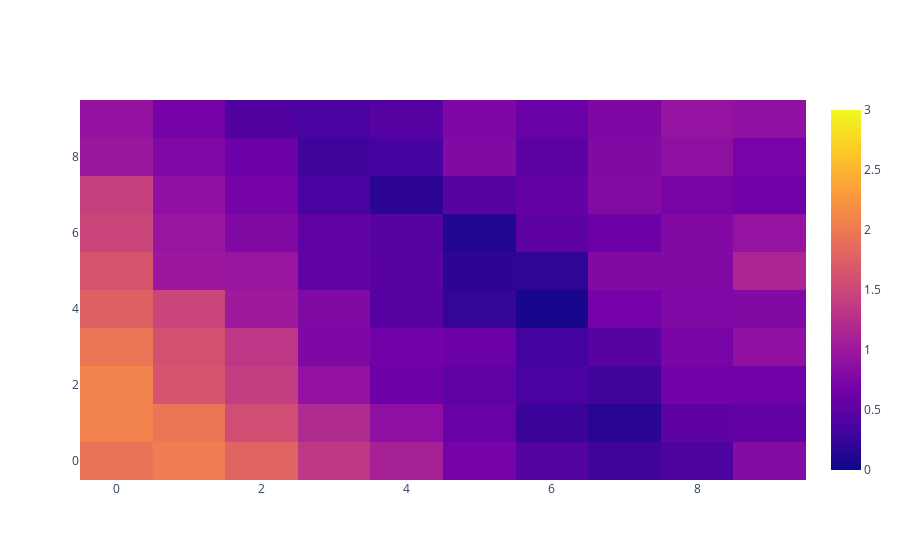
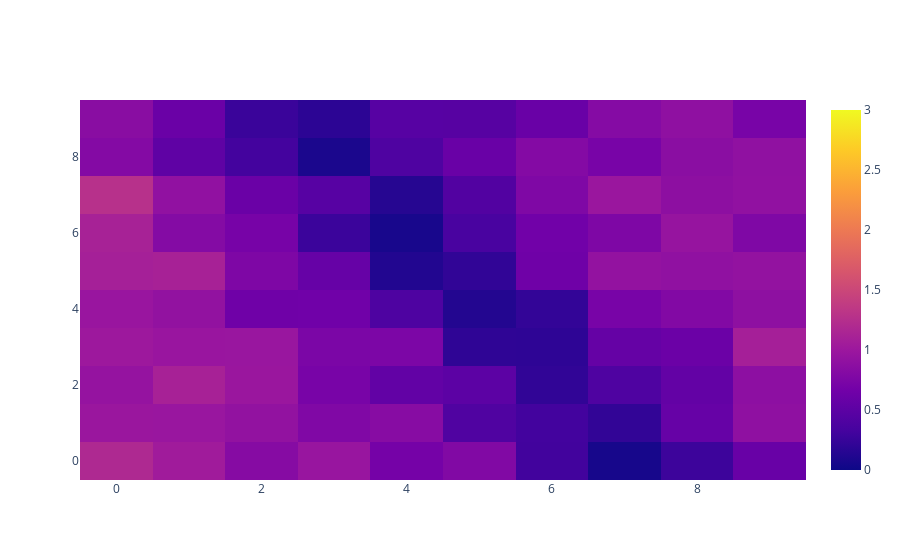
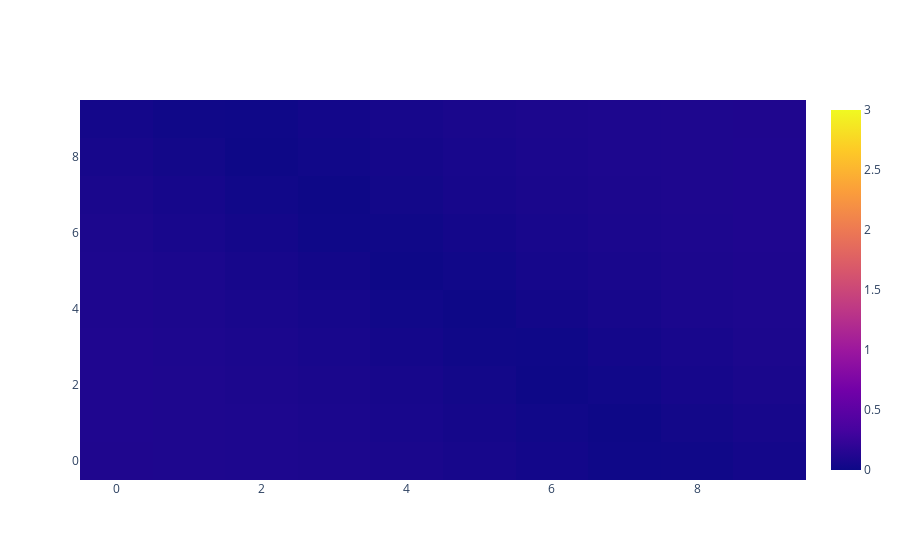
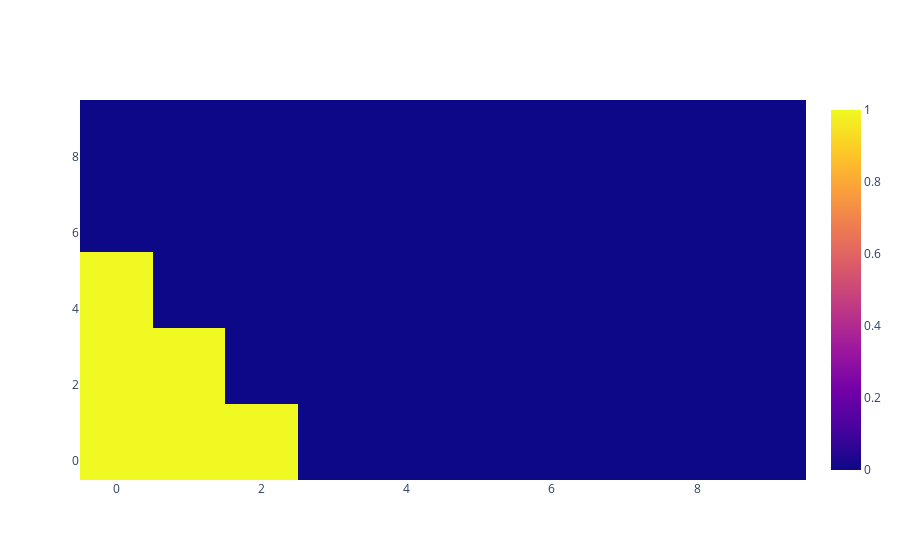

Here is the notebook cell these charts were saved with, in order:
### Code cell
conv_thresh = 1.5
zmin = 0.
zmax = 3.

baseline_plot = True
adversarial_plot = True
lqr_plot = True

if baseline_plot:
    print("Baseline")
    fig = go.Figure()
    fig.add_trace(go.Heatmap(
        z = bench_baseline.detach().numpy(),
        zmin = zmin,
        zmax = zmax,
        ))
    fig.show()

if adversarial_plot:
    print("Adversarial")
    fig = go.Figure()
    fig.add_trace(go.Heatmap(
        z = bench_adv.detach().numpy(),
        zmin = zmin,
        zmax = zmax,
        ))
    fig.show()

if lqr_plot:
    print("LQR")
    fig = go.Figure()
    fig.add_trace(go.Heatmap(
        z = bench_lqr.detach().numpy(),
        zmin = zmin,
        zmax = zmax,
        ))
    fig.show()

if baseline_plot:
    print("Baseline")
    fig = go.Figure()
    fig.add_trace(go.Heatmap(
        z = torch.Tensor(bench_baseline.detach().numpy() > conv_thresh).type(vf.dtype),
        ))
    fig.show()

if adversarial_plot:
    print("Adversarial")
    fig = go.Figure()
    fig.add_trace(go.Heatmap(
        z = torch.Tensor(bench_adv.detach().numpy() > conv_thresh).type(vf.dtype),
        ))
    fig.show()

if lqr_plot:
    print("LQR")
    fig = go.Figure()
    fig.add_trace(go.Heatmap(
        z = torch.Tensor(bench_lqr.detach().numpy() > conv_thresh).type(vf.dtype),
        ))
    fig.show()

### Figure 1 — Plotly figure (JSON) as saved in the notebook; plotly's stock layout.template omitted (floating-point values rounded to 4 significant figures)
{"data": [{"type": "heatmap", "z": [[1.95, 2.033, 1.792, 1.343, 1.108, 0.7002, 0.4373, 0.2989, 0.391, 0.8127], [2.08, 1.974, 1.563, 1.205, 0.8857, 0.5919, 0.2625, 0.159, 0.5122, 0.5427], [2.094, 1.633, 1.396, 0.9261, 0.6301, 0.5302, 0.363, 0.3101, 0.6561, 0.6594], [1.973, 1.603, 1.333, 0.7721, 0.6671, 0.6114, 0.3215, 0.478, 0.7316, 0.9054], [1.764, 1.481, 1.024, 0.7854, 0.4793, 0.2306, 0.06416, 0.6824, 0.7757, 0.7901], [1.646, 1.005, 0.9643, 0.5281, 0.4683, 0.1786, 0.1977, 0.7909, 0.7922, 1.156], [1.481, 0.9632, 0.7867, 0.53, 0.4601, 0.1208, 0.5214, 0.6182, 0.792, 0.9434], [1.433, 0.9064, 0.6967, 0.3561, 0.1856, 0.4634, 0.56, 0.8101, 0.719, 0.6547], [0.9839, 0.7753, 0.6104, 0.293, 0.3401, 0.784, 0.4872, 0.7835, 0.8885, 0.7127], [0.9284, 0.6843, 0.4066, 0.3622, 0.452, 0.7594, 0.6001, 0.7688, 0.9398, 0.9083]], "zmax": 3, "zmin": 0}], "layout": {}}

### Figure 2 — Plotly figure (JSON) as saved in the notebook; plotly's stock layout.template omitted (floating-point values rounded to 4 significant figures)
{"data": [{"type": "heatmap", "z": [[1.187, 1.044, 0.8237, 0.9654, 0.6885, 0.7891, 0.3074, 0.0568, 0.2788, 0.5946], [0.9865, 0.978, 0.9233, 0.7783, 0.83, 0.4098, 0.3169, 0.214, 0.5754, 0.894], [0.9457, 1.106, 0.9858, 0.714, 0.5419, 0.502, 0.2079, 0.402, 0.5507, 0.8777], [1.01, 0.9739, 0.9784, 0.7393, 0.7435, 0.1989, 0.1911, 0.5697, 0.6106, 1.086], [0.9752, 0.9211, 0.6459, 0.6485, 0.397, 0.1261, 0.2223, 0.7162, 0.7933, 0.8913], [1.089, 1.106, 0.7599, 0.5767, 0.1241, 0.2105, 0.6416, 0.9263, 0.905, 0.926], [1.111, 0.8111, 0.7033, 0.2713, 0.06595, 0.3591, 0.6628, 0.7651, 0.9514, 0.7666], [1.27, 0.9089, 0.6074, 0.4657, 0.1446, 0.4206, 0.7695, 0.9853, 0.8847, 0.911], [0.8076, 0.521, 0.3189, 0.08185, 0.4022, 0.5952, 0.8101, 0.7148, 0.8605, 0.9064], [0.8529, 0.6089, 0.2643, 0.1799, 0.465, 0.4591, 0.6015, 0.8154, 0.8973, 0.7159]], "zmax": 3, "zmin": 0}], "layout": {}}

### Figure 3 — Plotly figure (JSON) as saved in the notebook; plotly's stock layout.template omitted (floating-point values rounded to 4 significant figures)
{"data": [{"type": "heatmap", "z": [[0.1026, 0.09852, 0.09244, 0.08493, 0.07358, 0.05774, 0.03714, 0.01229, 0.01527, 0.0431], [0.1058, 0.09825, 0.09179, 0.08159, 0.0669, 0.04727, 0.02299, 0.004575, 0.03306, 0.0597], [0.1073, 0.09785, 0.08873, 0.07514, 0.05651, 0.03293, 0.005561, 0.02333, 0.0509, 0.07469], [0.1063, 0.09509, 0.08257, 0.06496, 0.04218, 0.01519, 0.01387, 0.04215, 0.06699, 0.08682], [0.1016, 0.08932, 0.07275, 0.05086, 0.02441, 0.004603, 0.03336, 0.05909, 0.07999, 0.0955], [0.0955, 0.07999, 0.05909, 0.03336, 0.004603, 0.02441, 0.05086, 0.07275, 0.08932, 0.1016], [0.08682, 0.06699, 0.04215, 0.01387, 0.01519, 0.04218, 0.06496, 0.08257, 0.09509, 0.1063], [0.07469, 0.0509, 0.02333, 0.005562, 0.03293, 0.05651, 0.07514, 0.08873, 0.09785, 0.1073], [0.0597, 0.03306, 0.004575, 0.02299, 0.04727, 0.0669, 0.08159, 0.09179, 0.09825, 0.1058], [0.0431, 0.01527, 0.01229, 0.03714, 0.05774, 0.07358, 0.08493, 0.09244, 0.09852, 0.1026]], "zmax": 3, "zmin": 0}], "layout": {}}

### Figure 4 — Plotly figure (JSON) as saved in the notebook; plotly's stock layout.template omitted (floating-point values rounded to 4 significant figures)
{"data": [{"type": "heatmap", "z": [[1, 1, 1, 0, 0, 0, 0, 0, 0, 0], [1, 1, 1, 0, 0, 0, 0, 0, 0, 0], [1, 1, 0, 0, 0, 0, 0, 0, 0, 0], [1, 1, 0, 0, 0, 0, 0, 0, 0, 0], [1, 0, 0, 0, 0, 0, 0, 0, 0, 0], [1, 0, 0, 0, 0, 0, 0, 0, 0, 0], [0, 0, 0, 0, 0, 0, 0, 0, 0, 0], [0, 0, 0, 0, 0, 0, 0, 0, 0, 0], [0, 0, 0, 0, 0, 0, 0, 0, 0, 0], [0, 0, 0, 0, 0, 0, 0, 0, 0, 0]]}], "layout": {}}
